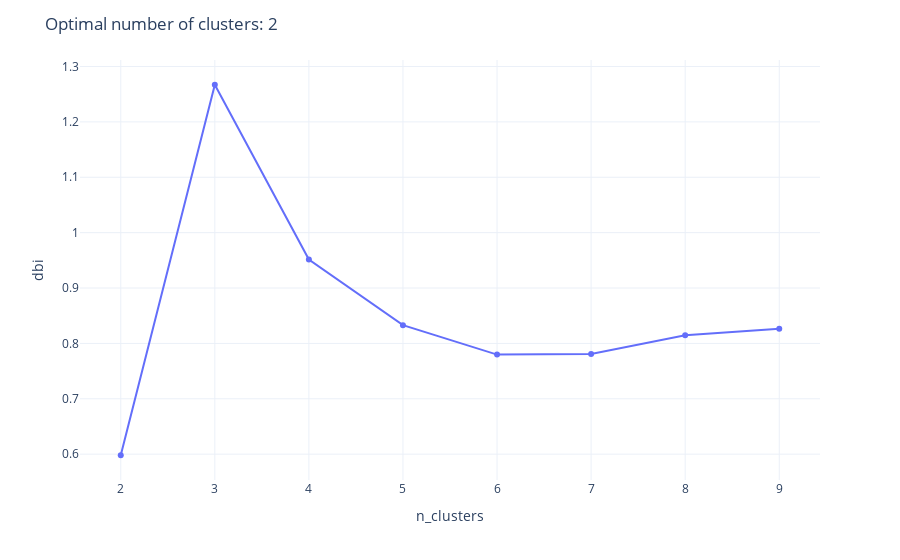

Source (notebook cell):
### Code cell
fig = px.line(cluster_df, x='n_clusters', y='dbi', markers=True)
fig.layout.title = f"Optimal number of clusters: {optimal_cluster['n_clusters']}"
fig

### Figure 1 — Plotly figure (JSON) as saved in the notebook; plotly's stock layout.template omitted (floating-point values rounded to 4 significant figures)
{"data": [{"hovertemplate": "n_clusters=%{x}<br>dbi=%{y}<extra></extra>", "legendgroup": "", "line": {"color": "#636efa", "dash": "solid"}, "marker": {"symbol": "circle"}, "mode": "lines+markers", "name": "", "orientation": "v", "showlegend": false, "type": "scatter", "x": [2, 3, 4, 5, 6, 7, 8, 9], "xaxis": "x", "y": [0.598, 1.267, 0.9515, 0.833, 0.7798, 0.781, 0.8146, 0.8266], "yaxis": "y"}], "layout": {"legend": {"tracegroupgap": 0}, "margin": {"t": 60}, "title": {"text": "Optimal number of clusters: 2"}, "xaxis": {"anchor": "y", "domain": [0, 1], "title": {"text": "n_clusters"}}, "yaxis": {"anchor": "x", "domain": [0, 1], "title": {"text": "dbi"}}}}
